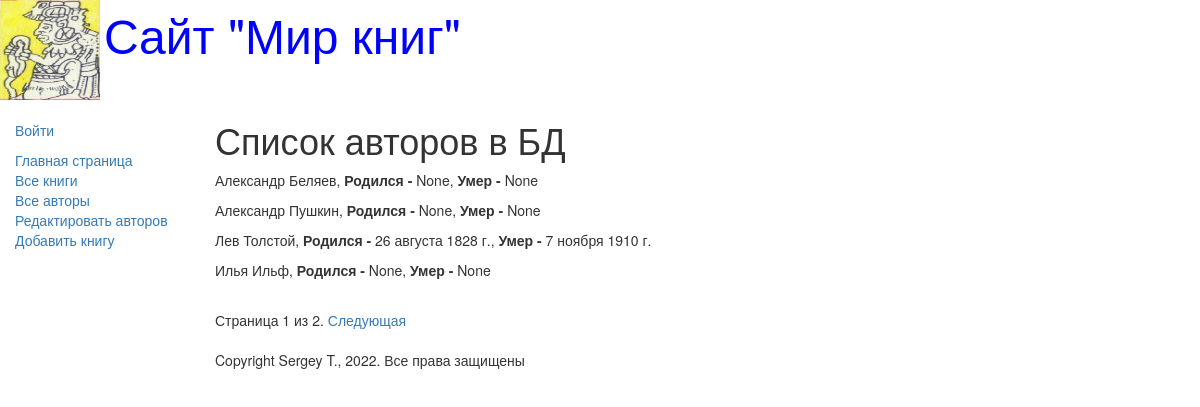
Screenshot of /authors/ with the database file from the repository.
### catalog/models.py (models this page shows, shortened)
class Autor(models.Model):
    first_name = models.CharField(max_length=100, help_text='Введите имя автора', verbose_name='Имя автора')
    last_name = models.CharField(max_length=100, help_text='Введите фамилию автора', verbose_name='Фамилия автора')
    date_of_birth = models.DateField(help_text='Введите дату рождения', verbose_name='Дата рождения', null=True, blank=True)
    date_of_death = models.DateField(help_text='Введите дату смерти', verbose_name='Дата смерти', null=True, blank=True)

### catalog/views.py (the view)
# urls.py: re_path(r'^authors/$', views.AuthorListView.as_view(), name='author'),
class AuthorListView(generic.ListView):
    model = Autor
    paginate_by = 4

### catalog/templates/catalog/autor_list.html
{% extends 'base_generic.html' %}
{% block content %}
    <h1>Список авторов в БД</h1>
    {% if autor_list %}
        {% for autor in autor_list.all %}
        <p>{{autor.first_name}} {{autor.last_name}},
        <strong>Родился - </strong>{{autor.date_of_birth}},
        <strong>Умер - </strong>{{autor.date_of_death}}
        </p>
        {% endfor %}
    {% else %}
        <p>В базе данных нет авторов</p>
    {% endif %}
{% endblock %}

### rows the page displays
Autor: first_name "Александр", last_name "Беляев", date_of_birth "None", date_of_death "None"
Autor: first_name "Александр", last_name "Пушкин", date_of_birth "None", date_of_death "None"
Autor: first_name "Лев", last_name "Толстой", date_of_birth "26 августа 1828 г.", date_of_death "7 ноября 1910 г."
Autor: first_name "Илья", last_name "Ильф", date_of_birth "None", date_of_death "None"

### other values shown
{{ page_obj.number }} "1"
{{ page_obj.paginator.num_pages }} "2"
